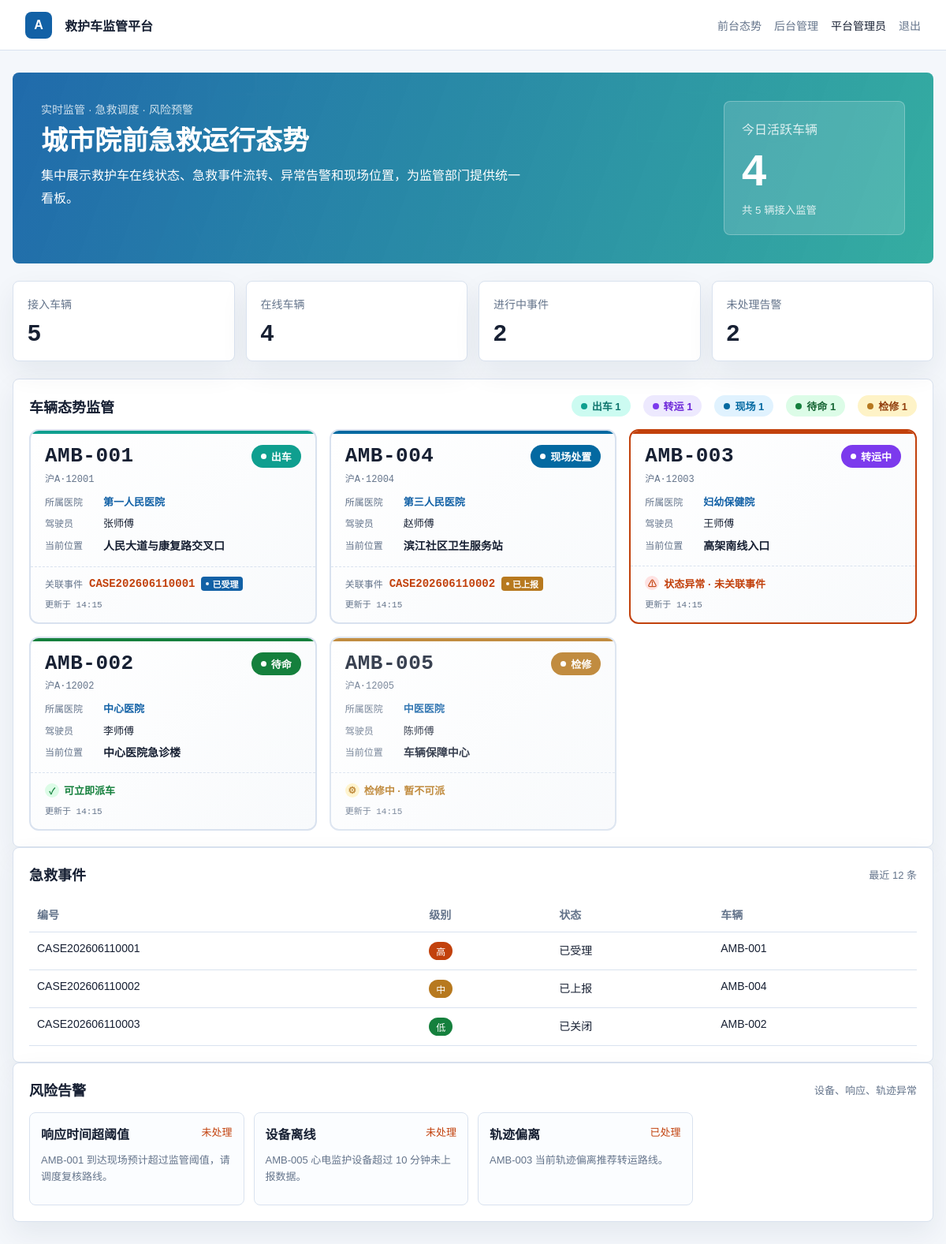
The page / (signed in) on the database its author committed.
### tables this page shows
CREATE TABLE IF NOT EXISTS ambulances (
    id INT AUTO_INCREMENT PRIMARY KEY,
    code VARCHAR(30) NOT NULL UNIQUE,
    plate_no VARCHAR(30) NOT NULL,
    hospital VARCHAR(120) NOT NULL,
    driver_name VARCHAR(50) NOT NULL,
    status VARCHAR(30) NOT NULL,
    location VARCHAR(160) NOT NULL,
    updated_at TIMESTAMP DEFAULT CURRENT_TIMESTAMP ON UPDATE CURRENT_TIMESTAMP
);

CREATE TABLE IF NOT EXISTS emergency_cases (
    id INT AUTO_INCREMENT PRIMARY KEY,
    case_no VARCHAR(40) NOT NULL UNIQUE,
    patient_name VARCHAR(80) NOT NULL,
    priority VARCHAR(20) NOT NULL,
    address VARCHAR(180) NOT NULL,
    status VARCHAR(30) NOT NULL,
    assigned_ambulance VARCHAR(30) NULL,
    dispatch_vehicle_status VARCHAR(30) NULL,
    dispatched_at TIMESTAMP NULL DEFAULT NULL,
    created_at TIMESTAMP DEFAULT CURRENT_TIMESTAMP
);

CREATE TABLE IF NOT EXISTS alerts (
    id INT AUTO_INCREMENT PRIMARY KEY,
    title VARCHAR(120) NOT NULL,
    description VARCHAR(255) NOT NULL,
    status VARCHAR(20) NOT NULL DEFAULT 'open',
    created_at TIMESTAMP DEFAULT CURRENT_TIMESTAMP
);

### src/Core/View.php (called while the page is built, shortened)
<?php
final class View
{
    public static function render(string $template, array $data = []): void
    {
        extract($data, EXTR_SKIP);
        require_once __DIR__ . '/../../templates/helpers.php';
        require __DIR__ . "/../../templates/{$template}.php";
    }
}

### src/Controllers/AppController.php (called while the page is built, shortened)
<?php
final class AppController
{
    private DashboardRepository $repo;
    public function __construct()
    {
        $this->repo = new DashboardRepository();
    }
    public function home(): void
    {
        View::render('home', [
            'overview' => $this->repo->overview(),
            'ambulances' => $this->repo->ambulancesWithDispatchInfo(),
            'cases' => $this->repo->cases(),
            'alerts' => $this->repo->alerts(),
            'user' => Auth::user(),
        ]);
    }
}

### src/Models/DashboardRepository.php (called while the page is built, shortened)
<?php
final class DashboardRepository
{
    private PDO $db;
    public function __construct()
    {
        $this->db = Database::connection();
    }
    public function cases(): array
    {
        return $this->db->query('SELECT * FROM emergency_cases ORDER BY created_at DESC LIMIT 12')->fetchAll();
    }
    public function alerts(): array
    {
        return $this->db->query('SELECT * FROM alerts ORDER BY created_at DESC LIMIT 8')->fetchAll();
    }
    public function ambulancesWithDispatchInfo(): array
    {
        $sql = 'SELECT a.*,
                       (SELECT ec.case_no FROM emergency_cases ec
                        WHERE ec.assigned_ambulance = a.code AND ec.status != "closed"
                        ORDER BY ec.created_at DESC LIMIT 1) as active_case_no,
                       (SELECT ec.status FROM emergency_cases ec
                        WHERE ec.assigned_ambulance = a.code AND ec.status != "closed"
                        ORDER BY ec.created_at DESC LIMIT 1) as active_case_status
                FROM ambulances a
                ORDER BY FIELD(a.status, "dispatching", "on_scene", "transporting", "standby", "maintenance"), a.code';
        return $this->db->query($sql)->fetchAll();
    }
}

### templates/helpers.php (called while the page is built, shortened)
<?php
if (!function_exists('h')) {
    function h(?string $value): string
    {
        return htmlspecialchars($value ?? '', ENT_QUOTES, 'UTF-8');
    }
}
if (!function_exists('statusText')) {
    function statusText(string $status): string
    {
        return [
            'standby' => '待命',
            'dispatching' => '出车',
            'on_scene' => '现场处置',
            'transporting' => '转运中',
            'maintenance' => '检修',
            'reported' => '已上报',
            'accepted' => '已受理',
            'closed' => '已关闭',
            'open' => '未处理',
            'resolved' => '已处理',
        ][$status] ?? $status;
    }
}
if (!function_exists('priorityText')) {
    function priorityText(string $priority): string
    {
        return [
            'high' => '高',
            'medium' => '中',
            'low' => '低',
        ][$priority] ?? $priority;
    }
}

### templates/home.php (the view, shortened to what this page needs)
<section class="hero">
    <div>
        <p class="eyebrow">实时监管 · 急救调度 · 风险预警</p>
        <h1>城市院前急救运行态势</h1>
        <p class="summary">集中展示救护车在线状态、急救事件流转、异常告警和现场位置，为监管部门提供统一看板。</p>
    </div>
    <div class="hero-panel">
        <span>今日活跃车辆</span>
        <strong><?= (int) $overview['ambulances_online'] ?></strong>
        <small>共 <?= (int) $overview['ambulances_total'] ?> 辆接入监管</small>
    </div>
</section>
<section class="metrics">
    <div><span>接入车辆</span><strong><?= (int) $overview['ambulances_total'] ?></strong></div>
    <div><span>在线车辆</span><strong><?= (int) $overview['ambulances_online'] ?></strong></div>
    <div><span>进行中事件</span><strong><?= (int) $overview['active_cases'] ?></strong></div>
    <div><span>未处理告警</span><strong><?= (int) $overview['alerts'] ?></strong></div>
</section>
<section class="panel">
    <div class="panel-head">
        <h2>车辆态势监管</h2>
        <div class="vehicle-status-stats">
            <span class="stat-item stat-dispatching"><i></i>出车 <?= count(array_filter($ambulances, fn($a) => $a['status'] === 'dispatching')) ?></span>
            <span class="stat-item stat-transporting"><i></i>转运 <?= count(array_filter($ambulances, fn($a) => $a['status'] === 'transporting')) ?></span>
            <span class="stat-item stat-onscene"><i></i>现场 <?= count(array_filter($ambulances, fn($a) => $a['status'] === 'on_scene')) ?></span>
            <span class="stat-item stat-standby"><i></i>待命 <?= count(array_filter($ambulances, fn($a) => $a['status'] === 'standby')) ?></span>
            <span class="stat-item stat-maintenance"><i></i>检修 <?= count(array_filter($ambulances, fn($a) => $a['status'] === 'maintenance')) ?></span>
        </div>
    </div>
    <div class="vehicle-grid">
        <?php foreach ($ambulances as $ambulance): ?>
            <?php
                $status = $ambulance['status'];
                $hasActiveCase = !empty($ambulance['active_case_no']);
                $isAbnormal = ($status === 'dispatching' || $status === 'on_scene' || $status === 'transporting') && !$hasActiveCase;
                $isMaintenance = $status === 'maintenance';
            ?>
            <article class="vehicle-status-card vehicle-status-<?= h($status) ?><?= $isAbnormal ? ' vehicle-abnormal' : '' ?><?= $isMaintenance ? ' vehicle-maintenance' : '' ?>">
                <div class="vehicle-card-header">
                    <div class="vehicle-code-block">
                        <span class="vehicle-code"><?= h($ambulance['code']) ?></span>
                        <span class="vehicle-plate"><?= h($ambulance['plate_no']) ?></span>
                    </div>
                    <span class="vehicle-status-badge status-<?= h($status) ?>">
                        <span class="pulse-dot"></span>
                        <?= statusText($status) ?>
                    </span>
                </div>
                <div class="vehicle-card-body">
                    <div class="vehicle-info-row">
                        <span class="info-label">所属医院</span>
                        <span class="info-value hospital"><?= h($ambulance['hospital']) ?></span>
                    </div>
                    <div class="vehicle-info-row">
                        <span class="info-label">驾驶员</span>
                        <span class="info-value"><?= h($ambulance['driver_name']) ?></span>
                    </div>
                    <div class="vehicle-info-row location-row">
                        <span class="info-label">当前位置</span>
                        <span class="info-value location"><?= h($ambulance['location']) ?></span>
                    </div>
                </div>
                <div class="vehicle-card-footer">
                    <?php if ($hasActiveCase): ?>
                        <div class="active-case-info">
                            <span class="case-label">关联事件</span>
                            <span class="case-no"><?= h($ambulance['active_case_no']) ?></span>
                            <span class="case-status status-tag-small status-<?= h($ambulance['active_case_status']) ?>">
                                <?= statusText($ambulance['active_case_status']) ?>
                            </span>
                        </div>
                    <?php elseif ($status === 'standby'): ?>
                        <div class="dispatch-available">
                            <span class="available-icon">✓</span>
                            <span>可立即派车</span>
                        </div>
                    <?php elseif ($isMaintenance): ?>
                        <div class="maintenance-info">
                            <span class="maintenance-icon">⚙</span>
                            <span>检修中 · 暂不可派</span>
                        </div>
                    <?php else: ?>
                        <div class="abnormal-warning">
                            <span class="warning-icon">⚠</span>
                            <span>状态异常 · 未关联事件</span>
                        </div>
                    <?php endif; ?>
                    <div class="update-time">
                        更新于 <?= h(date('H:i', strtotime($ambulance['updated_at']))) ?>
                    </div>
                </div>
            </article>
        <?php endforeach; ?>
    </div>
</section>
<section class="panel">
    <div class="panel-head">
        <h2>急救事件</h2>
        <span>最近 12 条</span>
    </div>
    <table>
        <thead>
            <tr><th>编号</th><th>级别</th><th>状态</th><th>车辆</th></tr>
        </thead>
        <tbody>
        <?php foreach ($cases as $case): ?>
            <tr>
                <td><?= h($case['case_no']) ?></td>
                <td><span class="badge priority-<?= h($case['priority']) ?>"><?= priorityText($case['priority']) ?></span></td>
                <td><?= statusText($case['status']) ?></td>
                <td><?= h($case['assigned_ambulance'] ?: '待派车') ?></td>
            </tr>
        <?php endforeach; ?>
        </tbody>
    </table>
</section>
<section class="panel">
    <div class="panel-head">
        <h2>风险告警</h2>
        <span>设备、响应、轨迹异常</span>
    </div>
    <div class="alerts">
        <?php foreach ($alerts as $alert): ?>
            <article>
                <b><?= h($alert['title']) ?></b>
                <span><?= statusText($alert['status']) ?></span>
                <p><?= h($alert['description']) ?></p>
            </article>
        <?php endforeach; ?>
    </div>
</section>
<?php
require __DIR__ . '/layout.php';

### rows shown on the page
ambulances: code "AMB-001", plate_no "沪A·12001", status "出车", hospital "第一人民医院", driver_name "张师傅", location "人民大道与康复路交叉口", active_case_no "CASE202606110001", active_case_status "已受理", updated_at "14:15"
ambulances: code "AMB-004", plate_no "沪A·12004", status "现场处置", hospital "第三人民医院", driver_name "赵师傅", location "滨江社区卫生服务站", active_case_no "CASE202606110002", active_case_status "已上报", updated_at "14:15"
ambulances: code "AMB-003", plate_no "沪A·12003", status "转运中", hospital "妇幼保健院", driver_name "王师傅", location "高架南线入口", shows "状态异常 · 未关联事件", updated_at "14:15"
ambulances: code "AMB-002", plate_no "沪A·12002", status "待命", hospital "中心医院", driver_name "李师傅", location "中心医院急诊楼", shows "可立即派车", updated_at "14:15"
ambulances: code "AMB-005", plate_no "沪A·12005", status "检修", hospital "中医医院", driver_name "陈师傅", location "车辆保障中心", shows "检修中 · 暂不可派", updated_at "14:15"
emergency_cases: case_no "CASE202606110001", priority "高", status "已受理", assigned_ambulance "AMB-001"
emergency_cases: case_no "CASE202606110002", priority "中", status "已上报", assigned_ambulance "AMB-004"
emergency_cases: case_no "CASE202606110003", priority "低", status "已关闭", assigned_ambulance "AMB-002"
alerts: title "响应时间超阈值", status "未处理", description "AMB-001 到达现场预计超过监管阈值，请调度复核路线。"
alerts: title "设备离线", status "未处理", description "AMB-005 心电监护设备超过 10 分钟未上报数据。"
alerts: title "轨迹偏离", status "已处理", description "AMB-003 当前轨迹偏离推荐转运路线。"

### other values the page prints
$user['name'] "平台管理员"
$overview['ambulances_online'] "4"
$overview['ambulances_total'] "5"
$overview['active_cases'] "2"
$overview['alerts'] "2"
count(array_filter($ambulances, fn($a) => $a['status'] === 'standby')) "1"
